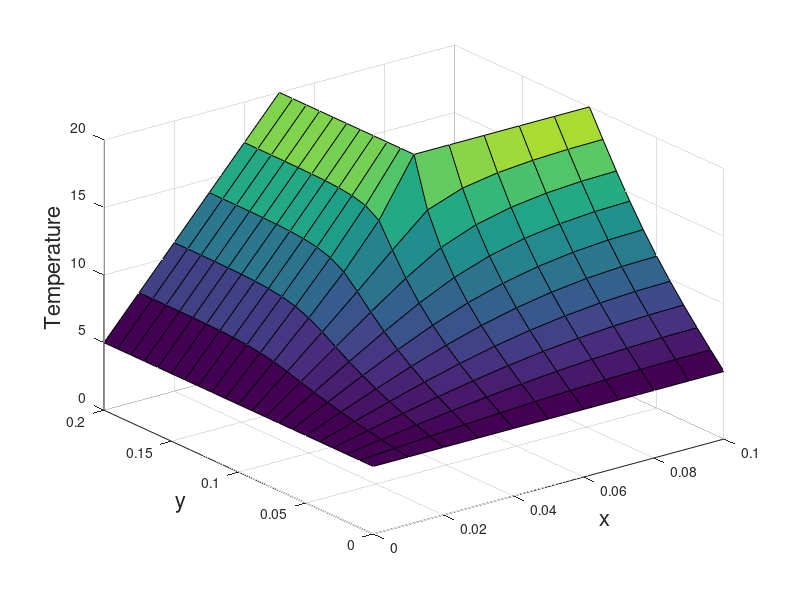

The MATLAB source for this figure:
% Esercitazione 11, esercizio 2
% Simone Canevarolo
% S269893
% 25/01/2024

clear all
close all
clc

%%

ll = 0.2; % larghezza pezzo, m
lbase = 0.1; % larghezza della base, m
% lcentro = 0.2; % larghezza del pezzo nella zona centrale, m dato poco utile
altezza = 0.1; % altezza complessiva del pezzo, m
altezzabase = 0.05; % altezza delle parti che sorreggono la base, m

roacc = 7800; % densità acciaio, kg/m^3
cond = 1; % conducibilità termica, W/m/K ----> non lo posso indicare con kk
cs = 450; % calore specifico, J/kg/K

Test = 5; % temperatura imposta esterna, K
Tin = 20; % temperatura imposta interna, K

%%

dx = 1e-2; % m
dy = dx;

xx = (0:dx:altezza)';
xx1 = (0:dx:altezzabase)';

yy = (0:dy:ll)';
yy1 = (0:dy:lbase)';

Nx = length(xx);
Nx1 = length(xx1);

Ny = length(yy);
Ny1 = length(yy1);

Ntot = Nx*Ny1+Nx1*(Ny-Ny1);
Ntot1 = Nx*Ny1;
Ntot2 = Nx1*(Ny-Ny1);

[xmat,ymat] = meshgrid(xx,yy);

AA = sparse([],[],[],Ntot,Ntot,5*Ntot);

% escludo il cornicione della matrice

bb = zeros(Ntot,1);

% Studio il dominio quadrato a sinistra

for ii = 2:Nx-1
    for jj = 2:Ny1-1

    kk = Nx*(jj-1)+ii;
    AA(kk,kk-Nx) = 1/dy^2;    % posso anche non moltiplicare per cond, dato che si semplifica con lo zero all'altro membro nell'equazione generale
    AA(kk,kk-1) = 1/dx^2;
    AA(kk,kk) = -2*(1/dx^2+1/dy^2);
    AA(kk,kk+1) = 1/dx^2;
    AA(kk,kk+Nx) = 1/dy^2;

    end
end

% Studio il dominio rettangolare a destra

for ii = 2:(Nx1-1)
    for jj = Ny1:Ny-1

        if jj == Ny1    % Neumann adiabatico sul lato

            kk = Ntot1-Nx+ii;
            AA(kk,kk-Nx) = 1/dy^2;
            AA(kk,kk-1) = 1/dx^2;
            AA(kk,kk) = -2*(1/dx^2+1/dy^2);
            AA(kk,kk+1) = 1/dx^2;
            AA(kk,kk+Nx) = 1/dy^2;

        elseif  jj == Ny1+1
               
            kk=Ntot1+ii;
            AA(kk,kk-Nx)=1/dy^2;
            AA(kk,kk-1)=1/dx^2;
            AA(kk,kk)=-2*(1/dx^2+1/dy^2);
            AA(kk,kk+1)=1/dx^2;
            AA(kk,kk+Nx1)=1/dy^2;
                   
        else

            kk = Ntot1+(jj-Ny1-1)*Nx1+ii;       % uso Nx1 perchè devo "scendere" o "salire" sulla colonna di un altro valore
            AA(kk,kk-Nx1) = 1/dy^2;  
            AA(kk,kk-1) = 1/dx^2;
            AA(kk,kk) = -2*(1/dx^2+1/dy^2);
            AA(kk,kk+1) = 1/dx^2;
            AA(kk,kk+Nx1) = 1/dy^2;

        end
    end
end


%% Inizio con le condizioni al contorno

% Dirichlet, quadrato sx a ovest
jj = 1;
for ii = 2:Nx

    kk = ii;
    AA(kk,:) = 0;
    AA(kk,kk) = eye(length(kk));
    bb(kk) = Test;

end

% Dirichlet, quadrato sx a nord

ii = 1;
for jj = 1:Ny1

    kk = (jj-1)*Nx+ii;
    AA(kk,:) = 0;
    AA(kk,kk) = eye(length(kk));
    bb(kk) = Test;

end

% Dirichlet, quadrato a sx a sudest

jj = Ny1;
for ii = Nx1:Nx

    kk = (jj-1)*Nx+ii;
    AA(kk,:) = 0;
    AA(kk,kk) = eye(length(kk));
    bb(kk) = Tin;

end

% Neumann adiabatico, quadrato a sx a sud

ii = Nx;
for jj = 2:Ny1-1

    kk = (jj-1)*Nx+ii;
    AA(kk,kk-Nx) = 1/dy^2;
    AA(kk,kk-1) = 2*(1/dx^2);
    AA(kk,kk) = -2*(1/dx^2+1/dy^2);
    AA(kk,kk+Nx) = 1/dy^2;
    % bb non lo metto perchè è già dichiarato in precedenza che è zeros

end

% Dirichlet, rettangolo dx a nord

ii=1;
for jj = Ny1+1:Ny

    kk = Ntot1+(jj-Ny1-1)*Nx1+ii;
    AA(kk,:) = 0;
    AA(kk,kk) = eye(length(kk));
    bb(kk) = Test;

end

% Neumann adiabatico, rettangolo dx a est

jj = Ny;
for ii = 2:Nx1-1

    kk = Ntot-Nx1+ii;
    AA(kk,kk-Nx1) = 2*(1/dy^2);
    AA(kk,kk-1) = 1/dx^2;
    AA(kk,kk) = -2*(1/dx^2+1/dy^2);
    AA(kk,kk+1) = 1/dx^2;
    % bb non lo metto perchè è già dichiarato in precedenza che è zeros

end

% Dirichlet, rettangolo dx a sud

ii = Nx1;
for jj = Ny1+1:Ny

     kk = Ntot1+(jj-Ny1-1)*Nx1+ii;
     AA(kk,kk) = eye(length(kk));
     bb(kk) = Tin;

end

%%

TT = AA\bb;

TTT1 = reshape(TT(1:Ntot1),Nx,Ny1);
TTT2 = reshape(TT(Ntot1+1:end),Nx1,Ny-Ny1);
TTT3 = NaN*ones(Nx-Nx1,Ny-Ny1);

TTT = [TTT1,[TTT2;TTT3]];

figure (1)
surf(xmat,ymat,TTT')

xlabel('x','fontsize',16)
ylabel('y','fontsize',16)
zlabel('Temperature','fontsize',16)
